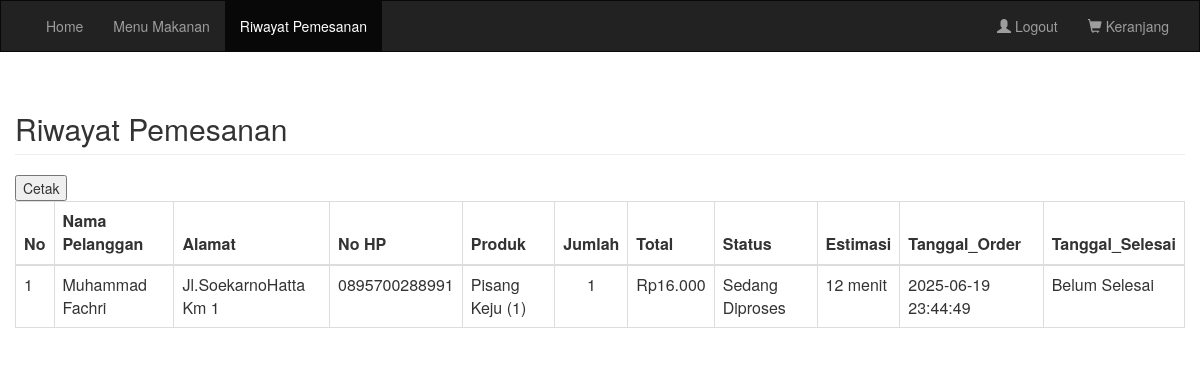
Screenshot of /history.php (signed in) with the database file from the repository.
### tables this page shows
CREATE TABLE `orders` (
  `order_id` int(11) NOT NULL,
  `cust_id` int(11) NOT NULL,
  `cust_ip` varchar(225) NOT NULL,
  `total` decimal(6,3) DEFAULT NULL,
  `name` varchar(50) NOT NULL,
  `alamat` varchar(100) NOT NULL,
  `phone` varchar(15) DEFAULT NULL,
  `delivery_type` text NOT NULL,
  `payment` text NOT NULL,
  `status` varchar(20) NOT NULL,
  `tanggal_order` datetime DEFAULT NULL,
  `tanggal_selesai` datetime DEFAULT NULL,
  `estimasi` varchar(50) DEFAULT NULL,
  `aktif` tinyint(1) NOT NULL DEFAULT 0
);

### history.php (the view, shortened to what this page needs)
<?php
require("koneksi/koneksi.php");
?>
<html lang="en">
<head>
    <link rel="stylesheet" href="https://maxcdn.bootstrapcdn.com/bootstrap/3.3.7/css/bootstrap.min.css">
</head>
<body>
    <nav class="navbar navbar-inverse" style="border-radius:0px;">
        <div class="container-fluid">
            <div class="collapse navbar-collapse" id="myNavbar">
                <ul class="nav navbar-nav">
                    <li><a href="home.php">Home</a></li>
                    <li><a href="menu.php">Menu Makanan</a></li>
                    <li class="active"><a href="history.php">Riwayat Pemesanan</a></li>
                </ul>
                <ul class="nav navbar-nav navbar-right">
                    <li><?php
                        if (!isset($_SESSION['username'])) {
                            echo "<a href='login.php'><span class='glyphicon glyphicon-user'></span> Login</a>";
                        } else {
                            echo "<a href='logout.php'><span class='glyphicon glyphicon-user'></span> Logout</a>";
                        }
                        ?></li>
                    <li><a href="cart.php"><span class="glyphicon glyphicon-shopping-cart"></span> Keranjang</a></li>
                </ul>
            </div>
        </div>
    </nav>
    <div class="container">
        <div class="row">
            <h2 class="page-header">Riwayat Pemesanan</h2>
            <button onclick="window.print()">Cetak</button>
            <table id="tabelpesanan" class="table table-bordered table-hover">
                <thead>
                    <tr>
                        <th>No</th>
                        <th>Nama Pelanggan</th>
                        <th>Alamat</th>
                        <th>No HP</th>
                        <th>Produk</th>
                        <th>Jumlah</th>
                        <th>Total</th>
                        <th>Status</th>
                        <th>Estimasi</th>
                        <th>Tanggal_Order</th>
                        <th>Tanggal_Selesai</th>
                    </tr>
                </thead>
                <?php
                $query = "SELECT
        orders.order_id,
        orders.total,
        orders.name,
        orders.alamat,
        orders.phone,
        orders.status,
        orders.tanggal_order,
        orders.tanggal_selesai,
        orders.estimasi,
        GROUP_CONCAT(items.item_name SEPARATOR ', ') AS produk,
        GROUP_CONCAT(order_items.qty SEPARATOR ', ') AS jumlah
        from orders
        JOIN order_items ON orders.order_id = order_items.order_id
        JOIN items ON order_items.item_id = items.item_id
        WHERE orders.cust_id = '" . $_SESSION['cust_id'] . "'
        GROUP BY orders.order_id";
                $result = $conn->query($query);
                $no = 1;
                while ($lihat = $result->fetch(PDO::FETCH_ASSOC)) {
                    $total_produk = $lihat['total'];
                    $produk = explode(', ', $lihat['produk']);
                    $jumlah = explode(', ', $lihat['jumlah']);
                ?>
                    <tbody>
                        <tr>
                            <td><?php echo $no; ?></td>
                            <td><?php echo $lihat['name']; ?></td>
                            <td><?php echo $lihat['alamat']; ?></td>
                            <td><?php echo $lihat['phone']; ?></td>
                            <td>
                                <?php foreach ($produk as $key => $value) {
                                    echo $value . ' (' . $jumlah[$key] . ')<br>';
                                } ?>
                            </td>
                            <td align="center">
                                <?php
                                $total_jumlah = array_sum($jumlah);
                                echo $total_jumlah;
                                ?>
                            </td>
                            <td><?php echo 'Rp' . $total_produk; ?></td>
                            <td><?php echo $lihat['status']; ?></td>
                            <td><?php echo $lihat['estimasi']; ?></td>
                            <td><?php echo $lihat['tanggal_order']; ?></td>
                            <td>
                                <?php if (empty($lihat['tanggal_selesai'])) { ?>
                                    Belum Selesai
                                <?php } else { ?>
                                    <?php echo $lihat['tanggal_selesai']; ?>
                                <?php } ?>
                            </td>
                        </tr>
                        <?php $no++; ?>
                    <?php
                } ?>
                    </tbody>
            </table>
        </div>
</body>
</html>

### rows the page displays
orders: name "Muhammad Fachri", alamat "Jl.SoekarnoHatta Km 1", phone "0895700288991", value "Pisang Keju", key "1", total_jumlah "1", total "16.000", status "Sedang Diproses", estimasi "12 menit", tanggal_order "2025-06-19 23:44:49", shows "Belum Selesai"
